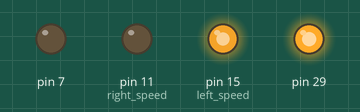
The program below on a simulated Raspberry Pi (header pin numbers). On the bench: output pins drawn as LEDs (lit = HIGH). At 2.0 s the program stops and its outputs stay as they are.

Above: at 0.1 s.
At 1.1 s:
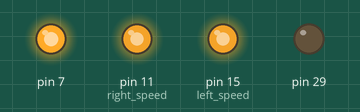
At 2.1 s:
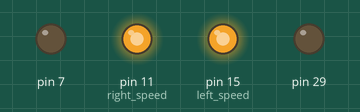
Timing chart, 0 to 3.5 s (numbered marks = the images above):
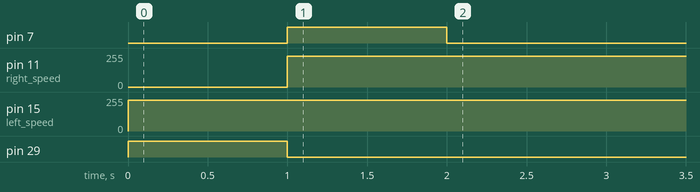

Measured:
- by itself, pin 7: LOW → HIGH at 1.0 s, → LOW 1.0 s later
- by itself, pin 11 (right_speed): 0/255 → 230/255 at 1.0 s
- by itself, pin 15 (left_speed): 0/255 → 230/255 at 0.00 s
- by itself, pin 29: LOW → HIGH at 0.00 s, → LOW 1.0 s later

The program:

test.py
```python
import RPi.GPIO as GPIO
import time

GPIO.setmode(GPIO.BOARD)

GPIO.cleanup()

GPIO.setup(15, GPIO.OUT)
GPIO.setup(29, GPIO.OUT)

GPIO.setup(11, GPIO.OUT)
GPIO.setup(7, GPIO.OUT)

left_speed = GPIO.PWM(15, 1000)
left_speed.start(90)

GPIO.output(29, GPIO.HIGH)

time.sleep(1)

GPIO.output(29, GPIO.LOW)


right_speed = GPIO.PWM(11, 1000)
right_speed.start(90)

GPIO.output(7, GPIO.HIGH)

time.sleep(1)

GPIO.output(7, GPIO.LOW)
```
